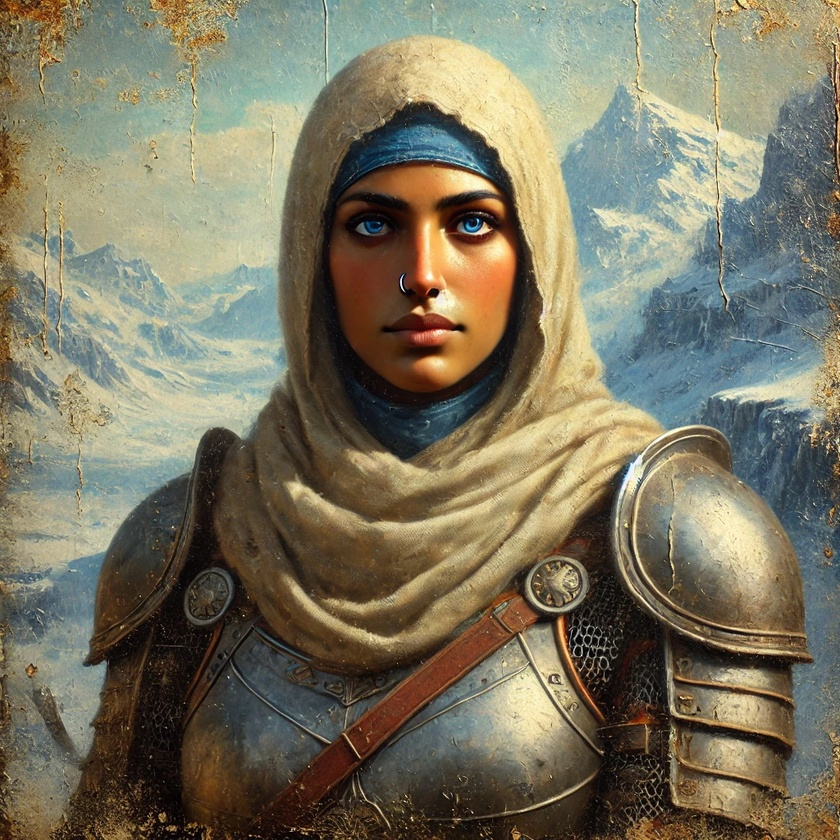
#> input picture examples/input_image.jpg, 840 x 840 px, shrunk from 1024 x 1024 before the run; its folder holds only this picture in this run
$ python -i brutify.py   (imports and definitions only)
#> lines starting #> are read from the running program, lines starting #| are printed output that depends on the picture
import os
from PIL import Image, ImageOps, ImageEnhance, ImageFilter
import numpy as np

# Function to add fine grain to an image
def add_fine_grain(image, amount=0.5):
    arr = np.array(image)
    noise = np.random.normal(0, 255 * amount, arr.shape).astype(np.int16)
    noisy_arr = np.clip(arr + noise, 0, 255).astype(np.uint8)
    return Image.fromarray(noisy_arr)

# Function to process a single image
def process_image(image_path, output_path, output_reversed_path):
#> called with image_path = 'examples/input_image.jpg', output_path = 'out.png', output_reversed_path = 'out1.png'
    try:
        # Load the image
        image = Image.open(image_path)
#> image is the input picture: PIL image 840x840 RGB; mean R, G, B 122.9, 117.8, 97.2

        # Convert to grayscale
        image_bw = ImageOps.grayscale(image)
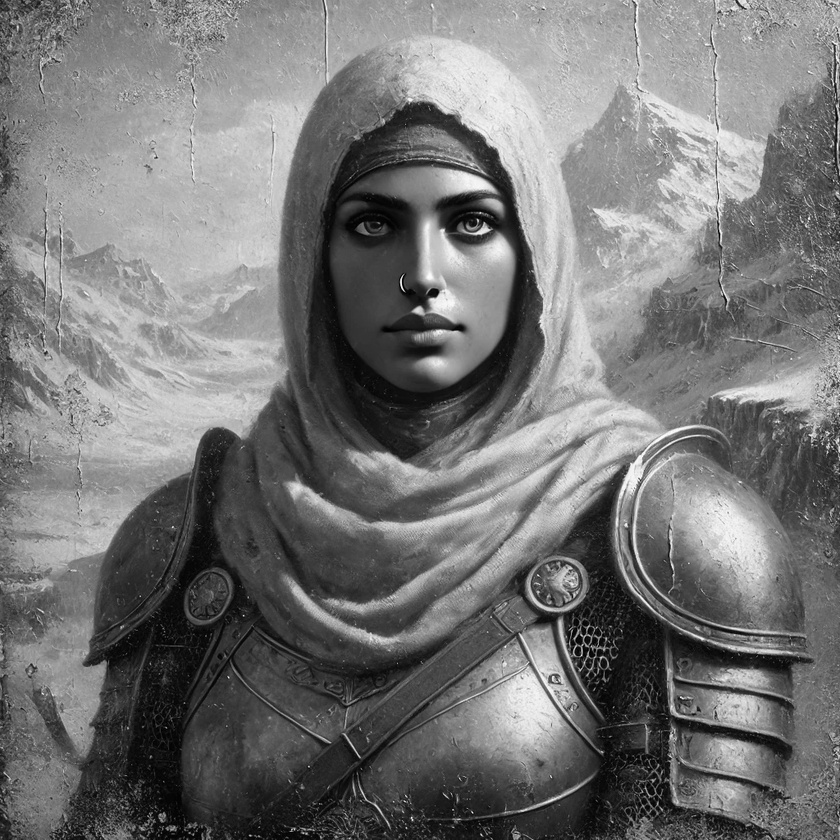
#> image_bw: PIL image 840x840 L; min 0, max 253, mean 117

        # Determine grain amount and enhancement levels based on resolution
        width, height = image.size
#> width = 840; height = 840
        if max(width, height) <= 1000:
            grain_amount = 0.1  # Reduced grain amount for lower resolution
            contrast_enhancement = 3.5
        else:
            grain_amount = 0.3  # Reduced grain amount for higher resolution
            contrast_enhancement = 5.0

        # Enhance the contrast significantly to deepen blacks
        enhancer = ImageEnhance.Contrast(image_bw)
        image_high_contrast = enhancer.enhance(contrast_enhancement)
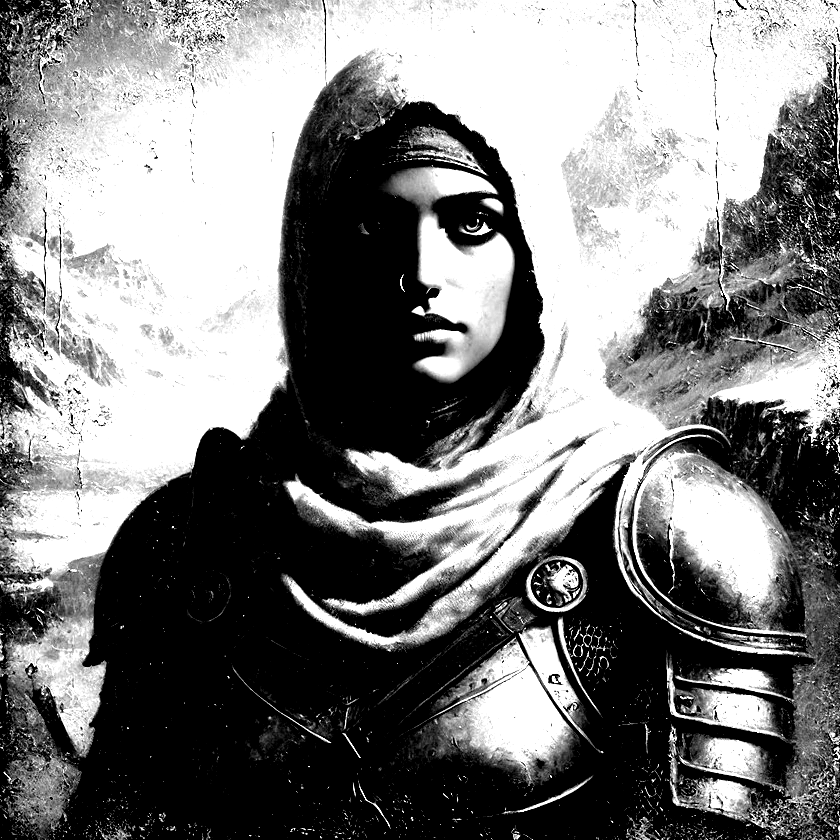
#> image_high_contrast: PIL image 840x840 L; min 0, max 255, mean 126.4

        # Slightly increase the brightness to make the image brighter
        enhancer = ImageEnhance.Brightness(image_high_contrast)
        image_brightened = enhancer.enhance(1.1)  # Slightly increased brightness

        # Add graininess while keeping details
        image_grainy = add_fine_grain(image_brightened, amount=grain_amount)
#> in add_fine_grain, `noisy_arr = np.clip(arr + noise, 0, 255).astype(np.uint8)`:
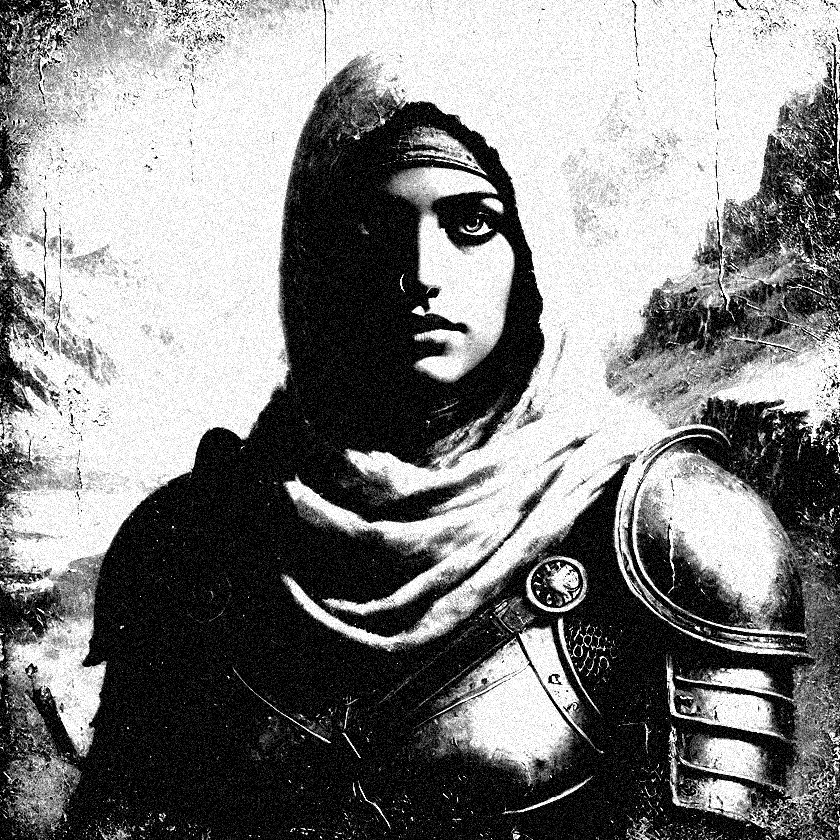
#> noisy_arr: shape (840, 840); min 0, max 255, mean 130.1

        # Apply a strong sharpening filter to enhance details
        image_sharpened = image_grainy.filter(ImageFilter.UnsharpMask(radius=2, percent=200, threshold=3))
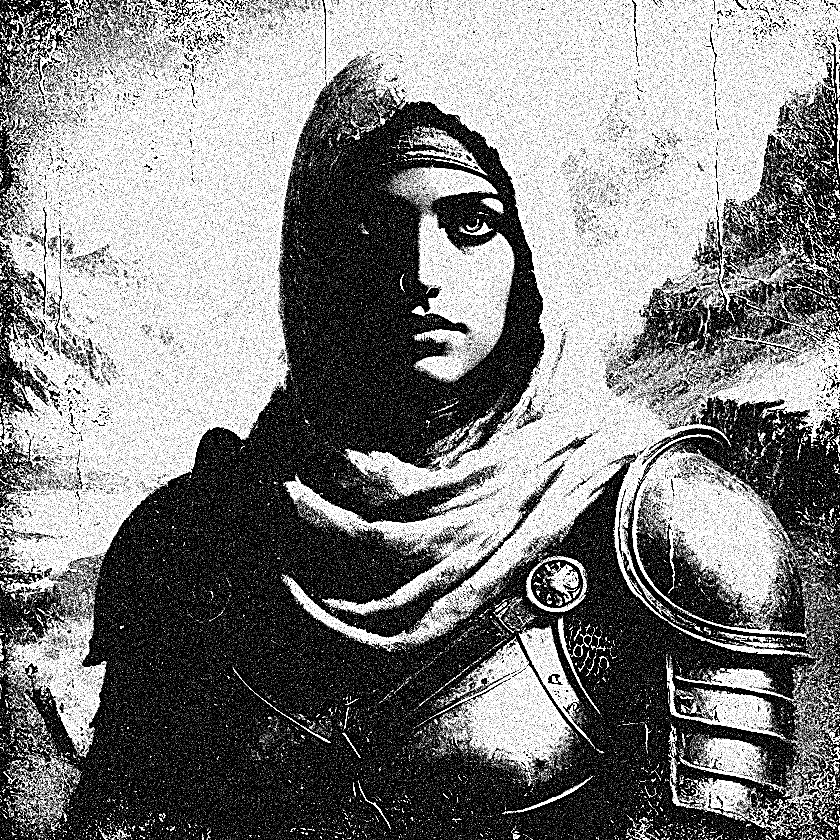
#> image_sharpened: PIL image 840x840 L; min 0, max 255, mean 129.6

        # Save the final image as .png
        image_sharpened.save(output_path, 'PNG')

        # Reverse black and white
        image_reversed = ImageOps.invert(image_sharpened)
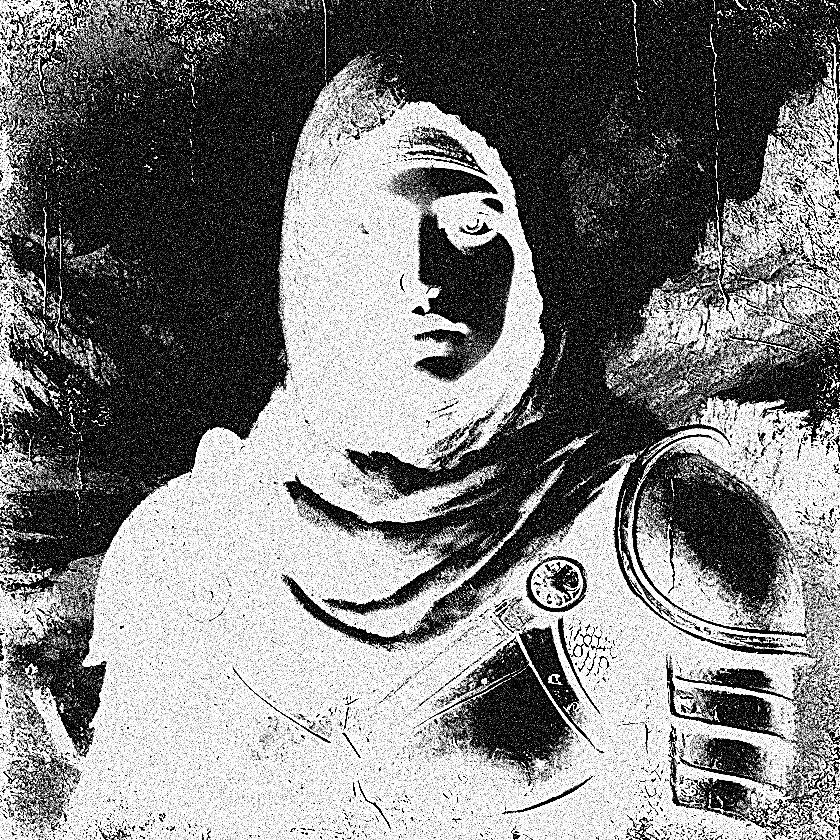
#> image_reversed: PIL image 840x840 L; min 0, max 255, mean 125.4
        image_reversed.save(output_reversed_path, 'PNG')
    except Exception as e:
        print(f"Error processing file {image_path}: {e}")

# Function to find the next available iteration number
def get_next_iteration():
    iteration = 1
    while True:
        output_folder = f'output_{iteration}'
        output_reversed_folder = f'output_reversed_{iteration}'
        if not os.path.exists(output_folder) and not os.path.exists(output_reversed_folder):
            break
        iteration += 1
    return iteration

# Define input folder
input_folder = 'input'

# Get the next iteration number
iteration = get_next_iteration()

# Define output folders with iteration number
output_folder = f'output_{iteration}'
output_reversed_folder = f'output_reversed_{iteration}'

# Create output folders if they don't exist
# [4 lines not run here, left out]

# Process each image in the input folder
counter = 1
# [7 lines not run here, left out]

>>> result = process_image('examples/input_image.jpg', 'out.png', 'out1.png')
